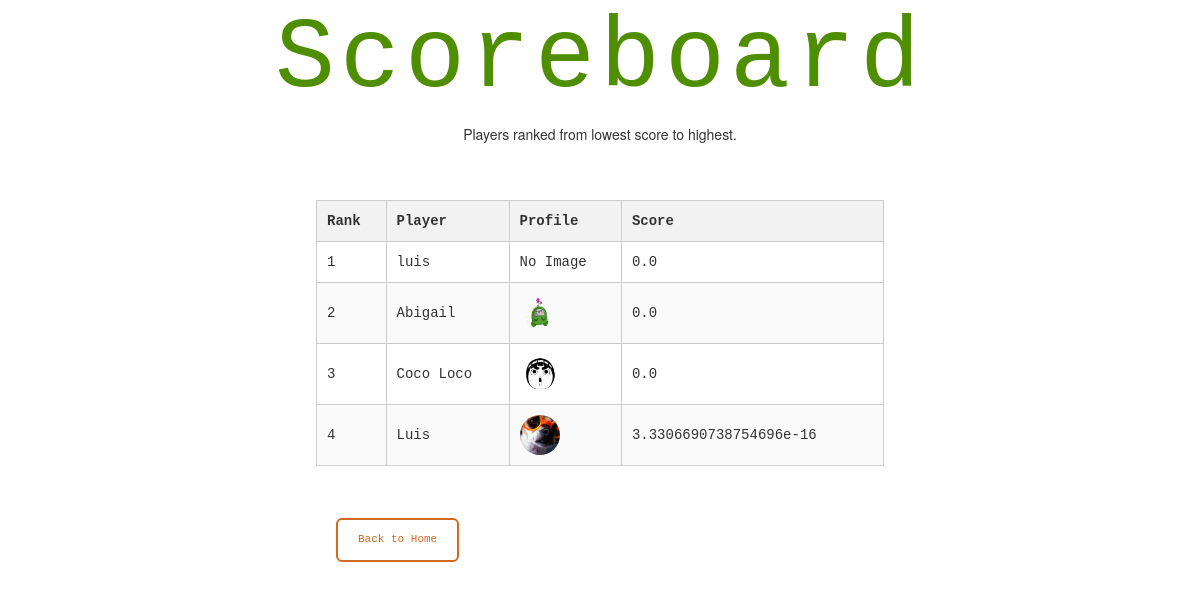
Page /scoreboard (signed in) on the earlier database version.
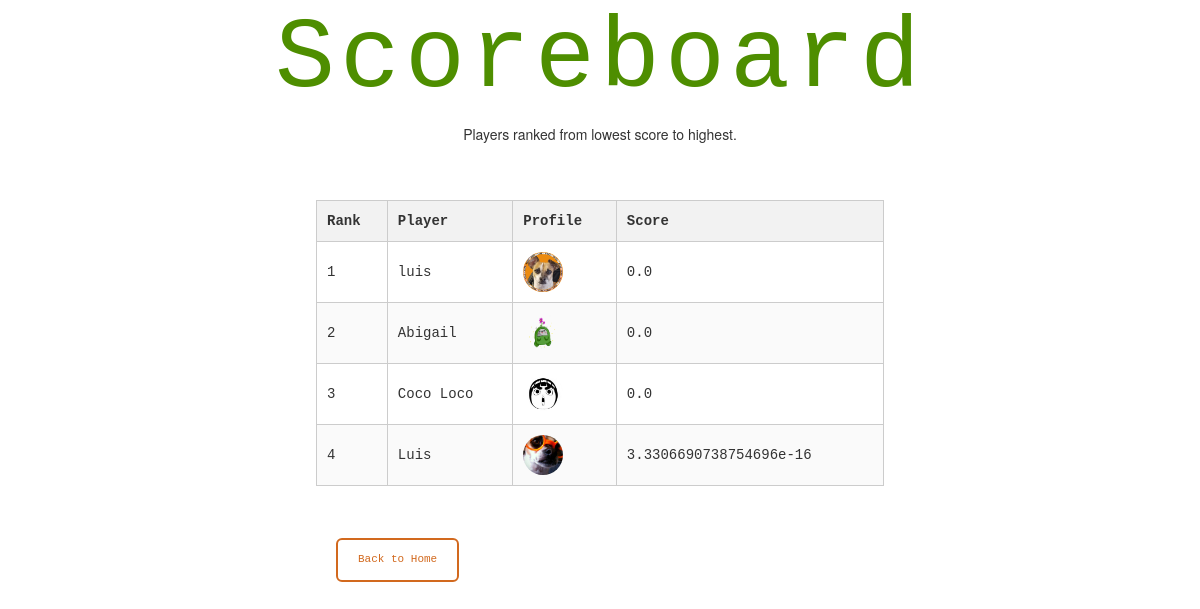
Same page on the later database version.
### tables this page shows
CREATE TABLE players (
    id INTEGER PRIMARY KEY AUTOINCREMENT,
    name TEXT NOT NULL,
    username TEXT NOT NULL UNIQUE,
    password_hash TEXT NOT NULL,
    profile_picture TEXT,
    score REAL NOT NULL DEFAULT 0
);

### app.py (the view)
@app.route("/scoreboard")
@login_required
def scoreboard():
    db = get_db()
    players = db.execute("""
        SELECT id, name, score, profile_picture
        FROM players
        ORDER BY score ASC
    """).fetchall()
    db.close()
    return render_template("ScoreboardPage.html", players=players)

### app.py (called while the page is built)
def get_db():
    conn = sqlite3.connect("inventory.db")
    conn.row_factory = sqlite3.Row
    return conn

def login_required(f):
    from functools import wraps
    @wraps(f)
    def wrapper(*args, **kwargs):
        if "player_id" not in session:
            return redirect("/login")
        return f(*args, **kwargs)
    return wrapper

### templates/ScoreboardPage.html (shortened to what this page needs)
{% extends 'HomePageSetup.html' %}
{% block head %}
<link rel="stylesheet" href="{{ url_for('static', filename='css/homestyle.css') }}">
{% endblock %}
{% block body %}
<div class="welcome1">
    <h1>Scoreboard</h1>
    <p class="text">Players ranked from lowest score to highest.</p>
</div>
<div class="body">
    <table class="inventory-table">
        <thead>
            <tr>
                <th>Rank</th>
                <th>Player</th>
                <th>Profile</th>
                <th>Score</th>
            </tr>
        </thead>
        <tbody>
            {% for player in players %}
            <tr>
                <td>{{ loop.index }}</td>
                <td>{{ player.name }}</td>
                <td>
                    {% if player.profile_picture %}
                        <img src="{{ url_for('static', filename='profile_pics/' ~ player.profile_picture) }}"
                             alt="Profile Picture"
                             style="width:40px; height:40px; border-radius:50%;">
                    {% else %}
                        <span>No Image</span>
                    {% endif %}
                </td>
                <td>{{ player.score }}</td>
            </tr>
            {% endfor %}
        </tbody>
    </table>
    <br>
    <a href="/" class="text">
        <button class="text">Back to Home</button>
    </a>
</div>
{% endblock %}

Differences in the rows shown:
changed players "luis": profile_picture: picture added; no longer shows "No Image"
